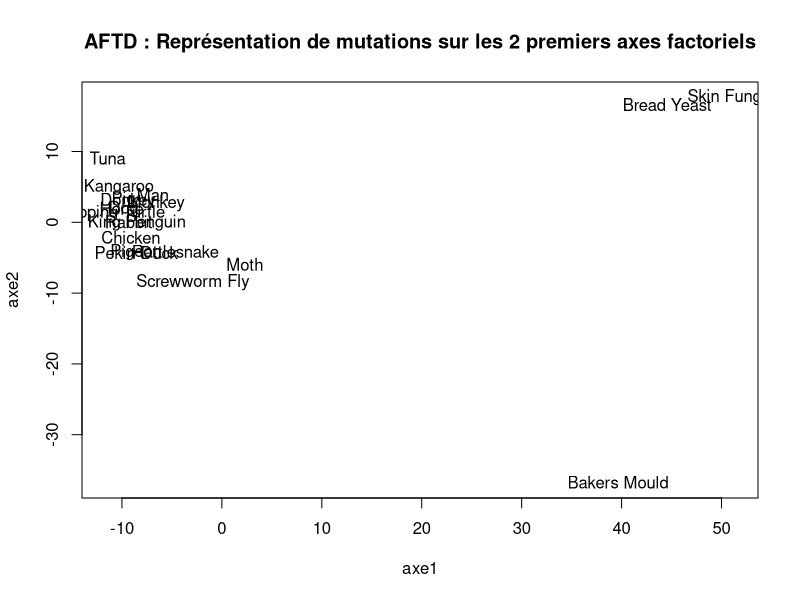
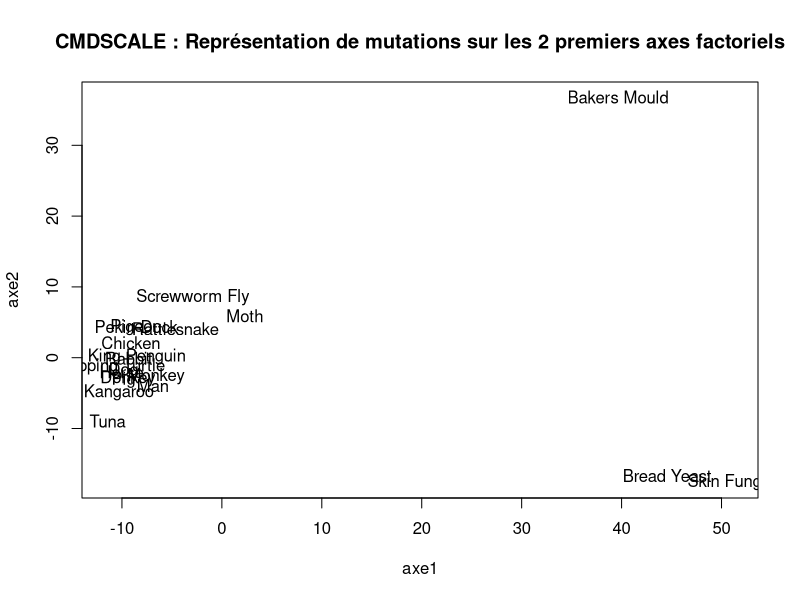
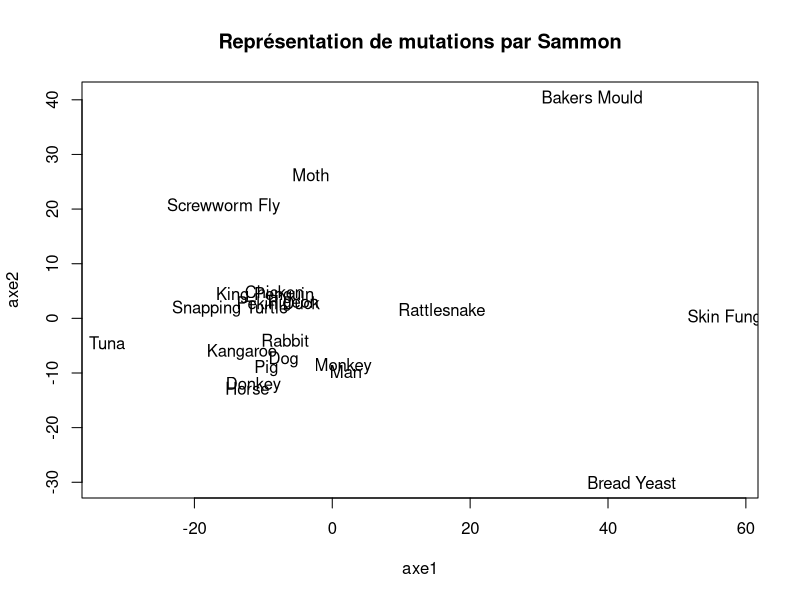
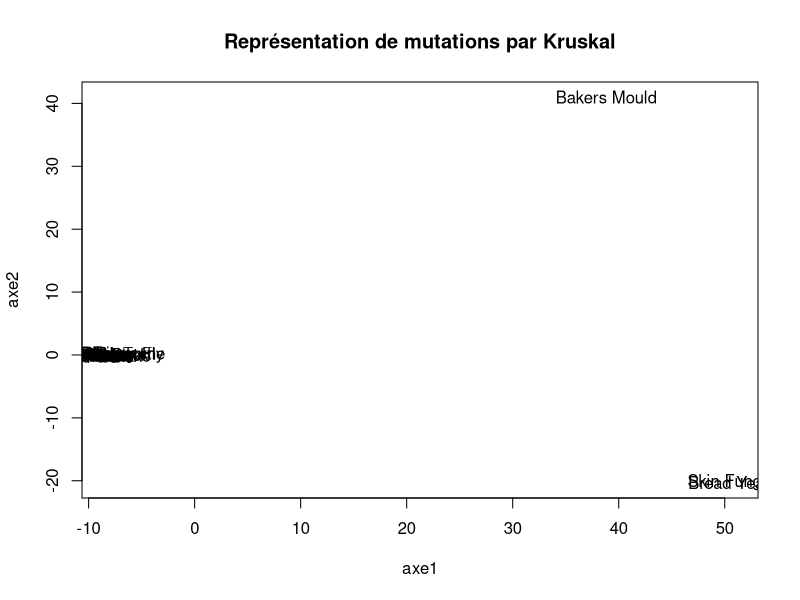
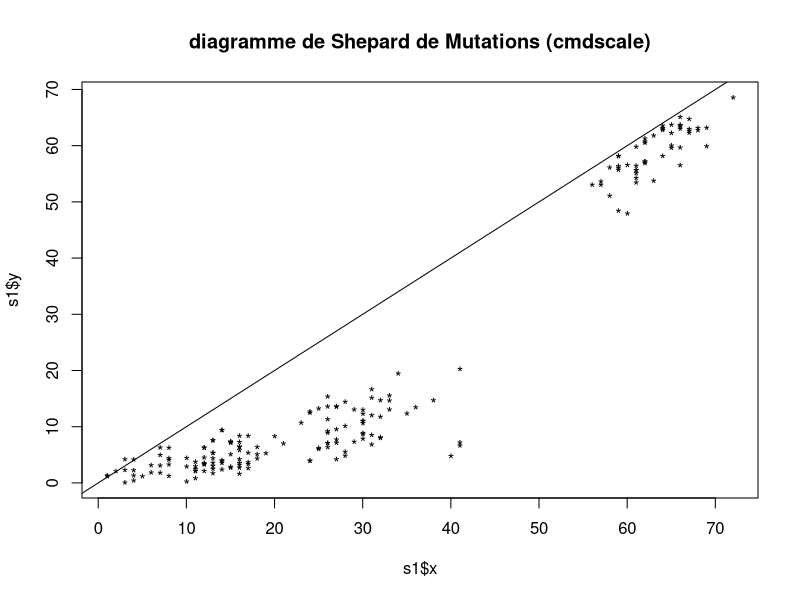
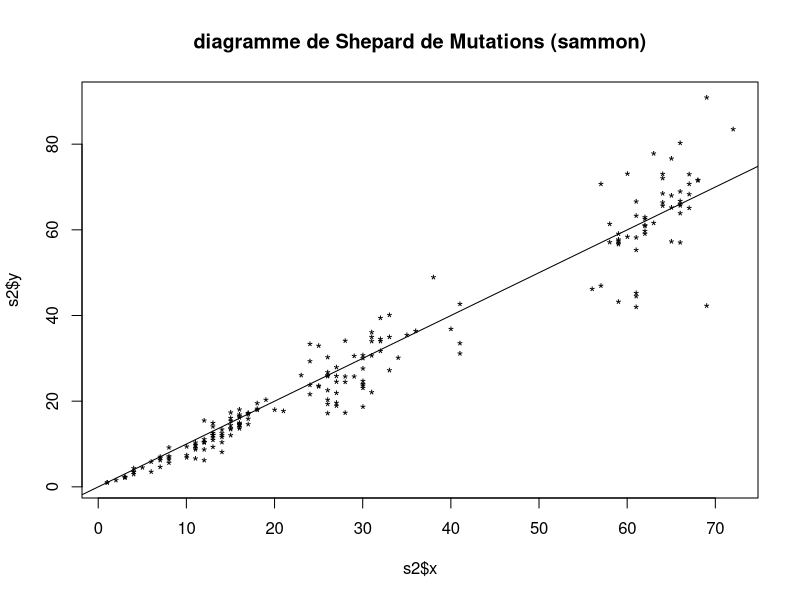
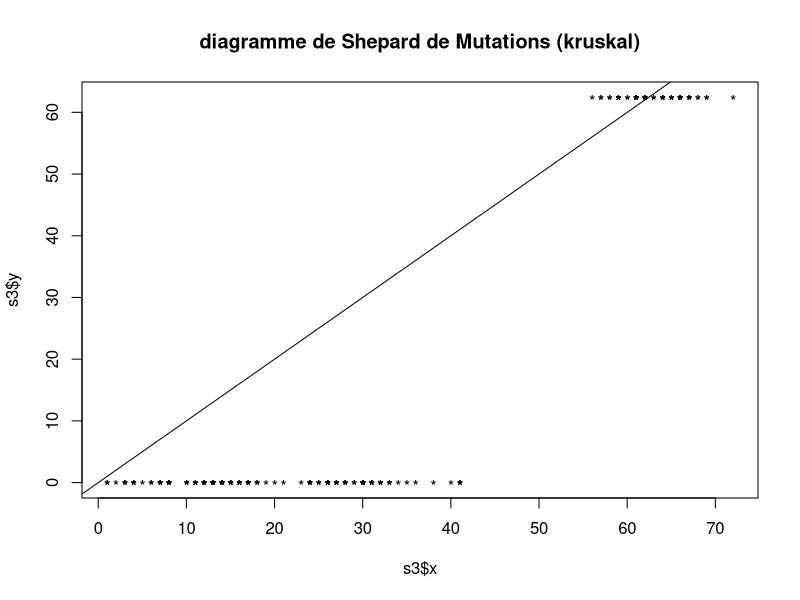

The R source for these figures, in order:
# UV : SY19 - TP01
# 2. Les données de mutations
# Auteurs : Alice Ngwembou - Antoine Hars
# Fichier : exercice2.R

library(MASS)

# setwd("Z:/")
mutations = read.table("mutations2.txt", header = F, row.names = 1)

mutmat = as.matrix(mutations)
mutdist = as.dist(mutations)

aftd <- function (d) {

	# Transformation de la matrice de distances en matrice
	dim_mat = as.matrix(d)
	d2 = dim_mat^2

	# Récupération de la première dimension de la matrice (nbre de lignes = nbre d'individus)
	dimension = diag(dim(dim_mat))[1]

	# Création de la matrice identité
	id = diag(dimension)

	# Création de la matrice unitaire
	un = matrix(rep(1, dimension^2), dimension)

	# Création de la matrice Q de centrage
	q = id - (1/dimension) * un

	# Calcul de la matrice w
	w = -(1/2) * q %*% d2 %*% q

	# Matrice associée aux vecteurs propres
	V = eigen(1 / dimension * w)$vectors[,1:7]
	V = sqrt(dimension) * V

	# Matrice associées aux valeurs propres
	L = diag(c(eigen(1 / dimension * w)$values[1:7]))

	# Calcul composante principale
	C = V %*% sqrt(L)

	# Calcul du pourcentage d'inertie pour les 7 premières valeurs propres
	quality = sum(diag(L)) / sum(eigen(1 / dimension * w) $values) * 100
	
	result <- new.env()
	result$quality <- quality
	result$C <- C

	return(result)
}

a <- new.env()
a = aftd(as.dist(mutations))

aftd2 = cmdscale(as.dist(mutations), 2)

png(file = "plots/plot_mutations_aftd.png")
plot(a$C, main = "AFTD : Représentation de mutations sur les 2 premiers axes factoriels",xlab = "axe1", ylab = "axe2", type = "n")
text(a$C[,1], a$C[,2], labels(mutmat[,1]))
dev.off()

png(file = "plots/plot_mutations_cmdscale.png")
plot(aftd2, main = "CMDSCALE : Représentation de mutations sur les 2 premiers axes factoriels",xlab = "axe1", ylab = "axe2", type = "n")
text(aftd2[,1], aftd2[,2], labels(mutmat[,1]))
dev.off()

# Question 2

sammonmat = sammon(mutdist)
png(file = "plots/plot_mutations_sammon.png")
plot(sammonmat$points, type = "n", main = "Représentation de mutations par Sammon", xlab = "axe1", ylab = "axe2")
text(sammonmat$points, labels(mutmat[,1]))
dev.off()

# Projection de Kruskal
kruskalmat = isoMDS(mutdist)
png(file = "plots/plot_mutations_kruskal.png")
plot(kruskalmat$points, type = "n", main = "Représentation de mutations par Kruskal", xlab = "axe1", ylab = "axe2")
text(kruskalmat$points, labels(mutmat[,1]))
dev.off()

### Question 3

# Diagrammes de Shepard
s1 = Shepard(mutdist, aftd2)
png(file = "plots/plot_mutations_shepard_cmdscale.png")
plot(s1, main = "diagramme de Shepard de Mutations (cmdscale)", pch = "*")
abline(0, 1)
dev.off()

# TODO: shepard sur aftd()

s2 = Shepard(mutdist, sammonmat$points)
png(file = "plots/plot_mutations_shepard_sammon.png")
plot(s2, main = "diagramme de Shepard de Mutations (sammon)", pch = "*")
abline(0, 1)
dev.off()

s3 = Shepard(mutdist, kruskalmat$points)
png(file = "plots/plot_mutations_shepard_kruskal.png")
plot(s3, main = "diagramme de Shepard de Mutations (kruskal)", pch = "*")
abline(0, 1)
dev.off()
